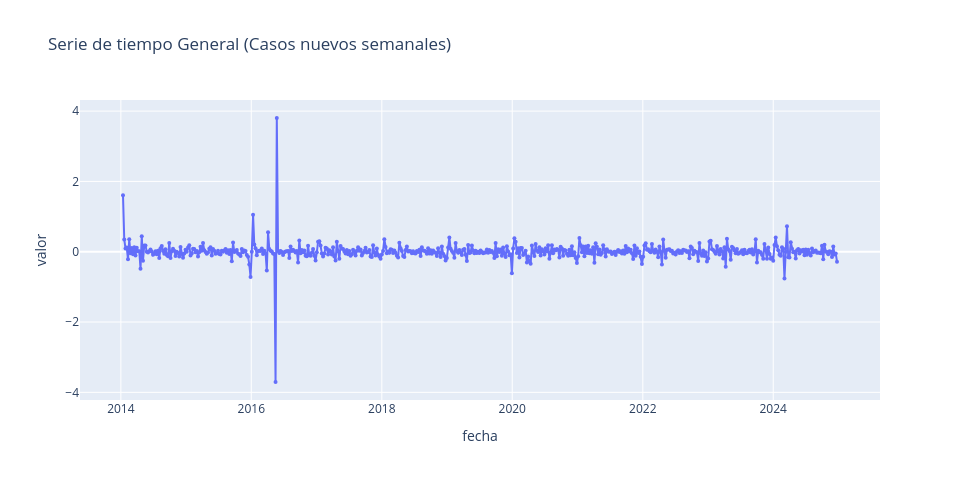

Notebook source saved alongside this figure:
### Markdown cell above
* Se seleccionan las columnas relevantes y se grafica la serie temporal acumulada para observar su comportamiento general.

### Code cell
df_log_diff = df_log.copy()
df_diff1 = df_log_diff.set_index('fecha').diff().dropna().reset_index()

x= 'fecha'
y= 'valor'
title = 'Serie de tiempo General (Casos nuevos semanales)'
# Gráfica de línea con plotly / seaborn según selección del usuario
func.plot_timeseries(df_diff1, x=x, y=y, title=title, plotly_engine=USE_PLOTLY)

### Figure 1 — Plotly figure (JSON) as saved in the notebook; plotly's stock layout.template omitted (floating-point values rounded to 4 significant figures; data arrays with more than 128 entries replaced by an {"elided": "..."} marker saying what was removed)
{"data": [{"customdata": {"elided": "572x1 int values"}, "hovertemplate": "fecha=%{x}<br>valor=%{y}<br>semana=%{customdata[0]}<extra></extra>", "legendgroup": "", "line": {"color": "#636efa", "dash": "solid"}, "marker": {"size": 4, "symbol": "circle"}, "mode": "lines+markers", "name": "", "orientation": "v", "showlegend": false, "type": "scatter", "x": {"elided": "572 str values"}, "xaxis": "x", "y": {"elided": "572 float values"}, "yaxis": "y"}], "layout": {"height": 480, "legend": {"tracegroupgap": 0}, "title": {"text": "Serie de tiempo General (Casos nuevos semanales)"}, "width": 960, "xaxis": {"anchor": "y", "domain": [0, 1], "title": {"text": "fecha"}}, "yaxis": {"anchor": "x", "domain": [0, 1], "title": {"text": "valor"}}}}
